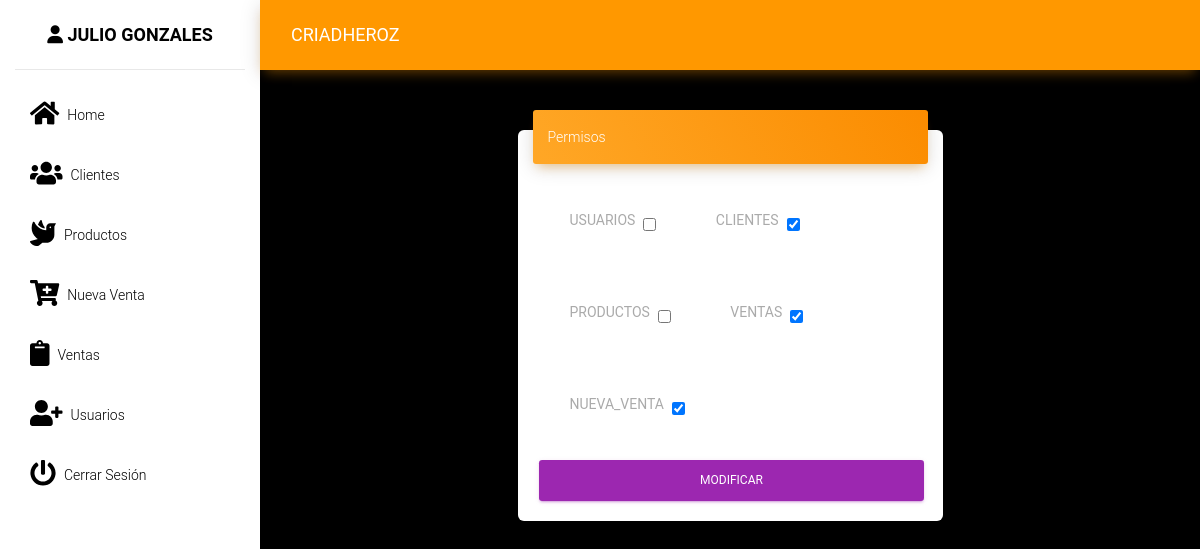
Page /src/rol.php?id=13 (signed in) on the committed database.
### tables this page shows
CREATE TABLE `permisos` (
  `id` int(11) NOT NULL,
  `nombre` varchar(30) NOT NULL
);

### src/rol.php (the view, shortened to what this page needs)
<?php
require_once "../conexion.php";
$id = $_GET['id'];
$sqlpermisos = mysqli_query($conexion, "SELECT * FROM permisos");
$consulta = mysqli_query($conexion, "SELECT * FROM detalle_permisos WHERE id_usuario = $id");
$datos = array();
foreach ($consulta as $asignado) {
    $datos[$asignado['id_permiso']] = true;
}
include_once "includes/header.php";
?>
<div class="row">
    <div class="col-md-6 mx-auto">
        <div class="card shadow-lg">
            <div class="card-header card-header-warning">
                Permisos
            </div>
            <div class="card-body">
                <form method="post" action="">
                    <?php while ($row = mysqli_fetch_assoc($sqlpermisos)) { ?>
                        <div class="form-check form-check-inline m-4">
                            <label for="permisos" class="p-2 text-uppercase"><?php echo $row['nombre']; ?></label>
                            <input id="permisos" type="checkbox" name="permisos[]" value="<?php echo $row['id']; ?>"
                            <?php
                            if (isset($datos[$row['id']])) {
                                echo "checked";
                            }
                            ?>>
                        </div>
                    <?php } ?>
                    <br>
                    <button class="btn btn-primary btn-block" type="submit">Modificar</button>
                </form>
            </div>
        </div>
    </div>
</div>
<?php include_once "includes/footer.php"; ?>

### rows in the picture
permisos: nombre "USUARIOS"
permisos: nombre "CLIENTES", id "☑"
permisos: nombre "PRODUCTOS"
permisos: nombre "VENTAS", id "☑"
permisos: nombre "NUEVA_VENTA", id "☑"

### other values in the picture
$_SESSION["nombre"] "JULIO GONZALES"
